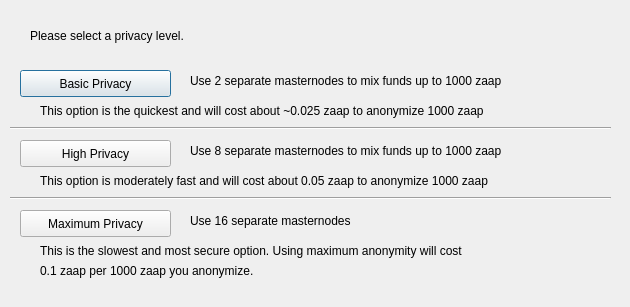
<?xml version="1.0" encoding="UTF-8"?>
<ui version="4.0">
 <class>DarksendConfig</class>
 <widget class="QDialog" name="DarksendConfig">
  <property name="geometry">
   <rect>
    <x>0</x>
    <y>0</y>
    <width>630</width>
    <height>307</height>
   </rect>
  </property>
  <property name="windowTitle">
   <string>Configure PrivateSend</string>
  </property>
  <widget class="QPushButton" name="buttonBasic">
   <property name="geometry">
    <rect>
     <x>20</x>
     <y>70</y>
     <width>151</width>
     <height>27</height>
    </rect>
   </property>
   <property name="text">
    <string>Basic Privacy</string>
   </property>
  </widget>
  <widget class="QPushButton" name="buttonHigh">
   <property name="geometry">
    <rect>
     <x>20</x>
     <y>140</y>
     <width>151</width>
     <height>27</height>
    </rect>
   </property>
   <property name="text">
    <string>High Privacy</string>
   </property>
  </widget>
  <widget class="QPushButton" name="buttonMax">
   <property name="geometry">
    <rect>
     <x>20</x>
     <y>210</y>
     <width>151</width>
     <height>27</height>
    </rect>
   </property>
   <property name="text">
    <string>Maximum Privacy</string>
   </property>
  </widget>
  <widget class="QLabel" name="label">
   <property name="geometry">
    <rect>
     <x>30</x>
     <y>20</y>
     <width>571</width>
     <height>31</height>
    </rect>
   </property>
   <property name="text">
    <string>Please select a privacy level.</string>
   </property>
  </widget>
  <widget class="QLabel" name="label_2">
   <property name="geometry">
    <rect>
     <x>190</x>
     <y>70</y>
     <width>421</width>
     <height>21</height>
    </rect>
   </property>
   <property name="text">
    <string>Use 2 separate masternodes to mix funds up to 1000 zaap</string>
   </property>
  </widget>
  <widget class="QLabel" name="label_3">
   <property name="geometry">
    <rect>
     <x>190</x>
     <y>140</y>
     <width>411</width>
     <height>21</height>
    </rect>
   </property>
   <property name="text">
    <string>Use 8 separate masternodes to mix funds up to 1000 zaap</string>
   </property>
  </widget>
  <widget class="QLabel" name="label_4">
   <property name="geometry">
    <rect>
     <x>190</x>
     <y>210</y>
     <width>421</width>
     <height>21</height>
    </rect>
   </property>
   <property name="text">
    <string>Use 16 separate masternodes</string>
   </property>
  </widget>
  <widget class="QLabel" name="label_6">
   <property name="geometry">
    <rect>
     <x>40</x>
     <y>100</y>
     <width>561</width>
     <height>21</height>
    </rect>
   </property>
   <property name="text">
    <string>This option is the quickest and will cost about ~0.025 zaap to anonymize 1000 zaap</string>
   </property>
  </widget>
  <widget class="QLabel" name="label_7">
   <property name="geometry">
    <rect>
     <x>40</x>
     <y>170</y>
     <width>561</width>
     <height>21</height>
    </rect>
   </property>
   <property name="text">
    <string>This option is moderately fast and will cost about 0.05 zaap to anonymize 1000 zaap</string>
   </property>
  </widget>
  <widget class="QLabel" name="label_8">
   <property name="geometry">
    <rect>
     <x>40</x>
     <y>240</y>
     <width>561</width>
     <height>21</height>
    </rect>
   </property>
   <property name="text">
    <string>This is the slowest and most secure option. Using maximum anonymity will cost</string>
   </property>
  </widget>
  <widget class="QLabel" name="label_9">
   <property name="geometry">
    <rect>
     <x>40</x>
     <y>260</y>
     <width>561</width>
     <height>21</height>
    </rect>
   </property>
   <property name="text">
    <string>0.1 zaap per 1000 zaap you anonymize.</string>
   </property>
  </widget>
  <widget class="Line" name="line">
   <property name="geometry">
    <rect>
     <x>10</x>
     <y>120</y>
     <width>601</width>
     <height>16</height>
    </rect>
   </property>
   <property name="orientation">
    <enum>Qt::Horizontal</enum>
   </property>
  </widget>
  <widget class="Line" name="line_2">
   <property name="geometry">
    <rect>
     <x>10</x>
     <y>190</y>
     <width>601</width>
     <height>16</height>
    </rect>
   </property>
   <property name="orientation">
    <enum>Qt::Horizontal</enum>
   </property>
  </widget>
 </widget>
 <resources/>
 <connections/>
</ui>
